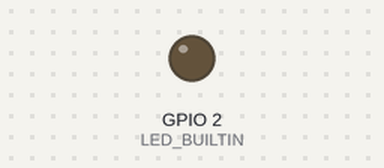
A sketch run on a simulated ESP32. Parts: output pins drawn as LEDs (lit = HIGH). WiFi joins after 1.5 s; servers stay silent unless stated; random numbers use the default seed unless the sketch sets one; what the sketch prints to the serial monitor is not drawn.

Above: at 0.01 s.
At 1.2 s:
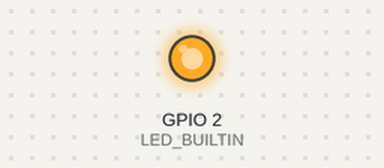
Timing chart, 0 to 3.1 s (numbered marks = the images above):
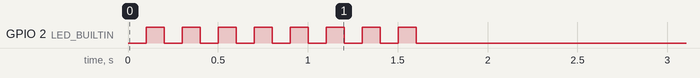

The sketch:

thingspeak_simulation.ino
```cpp
#include "WiFi.h"
#include "ThingSpeak.h"
#include "WiFiManager.h"

#define CHANNEL_ID 1977132
#define CHANNEL_API_KEY "VUD24X26T3WBYF04"

WiFiClient client;

int field4 = 0;


#define WIFI_NETWORK "nava hotspot"
#define WIFI_PASSWORD "12345678"
#define WIFI_TIMEOUT_MS 20000

void connectToWifi(){
  // WiFiManager wifiManager;
  // wifiManager.autoConnect("Nava ESP32");
  // Serial.println("Connected to Nava ESP32");


  Serial.print("Connecting to Wifi");
  WiFi.mode(WIFI_STA);
  WiFi.begin(WIFI_NETWORK, WIFI_PASSWORD);

  unsigned long startAttemptTime = millis();

  while(WiFi.status() != WL_CONNECTED && millis() - startAttemptTime < WIFI_TIMEOUT_MS){
    Serial.print(".");
    digitalWrite(LED_BUILTIN, LOW);
    delay(100);
    digitalWrite(LED_BUILTIN, HIGH);
    delay(100);
  }

  if(WiFi.status()!= WL_CONNECTED){
    Serial.println("Failed!");
    //take action
  }else{
    Serial.print("Connected!");
    Serial.println(WiFi.localIP());
  }

}

void setup() {
  // put your setup code here, to run once:
  Serial.begin(9600);
  pinMode(LED_BUILTIN, OUTPUT);
  connectToWifi();
  ThingSpeak.begin(client);

  pinMode(LED_BUILTIN, OUTPUT);
  digitalWrite(LED_BUILTIN, 1);
}

void loop() {
  // put your main code here, to run repeatedly:
  digitalWrite(LED_BUILTIN, LOW);
  int field1 = random(20,70);
  int field2 = random(20,70);
  int field3 = random(20,70);
  field4 = field4 + random(10, 20);

  ThingSpeak.setField(1, field1);
  ThingSpeak.setField(2, field2);
  ThingSpeak.setField(3, field3);
  ThingSpeak.setField(4, field4);
  ThingSpeak.setField(5, WiFi.RSSI());
  ThingSpeak.writeFields(CHANNEL_ID, CHANNEL_API_KEY);

  delay(15000);

}
```

Measured:
- by itself, GPIO 2 (LED_BUILTIN): alternates HIGH for 0.10 s and LOW for 0.10 s, 15 changes in all, then stays LOW
